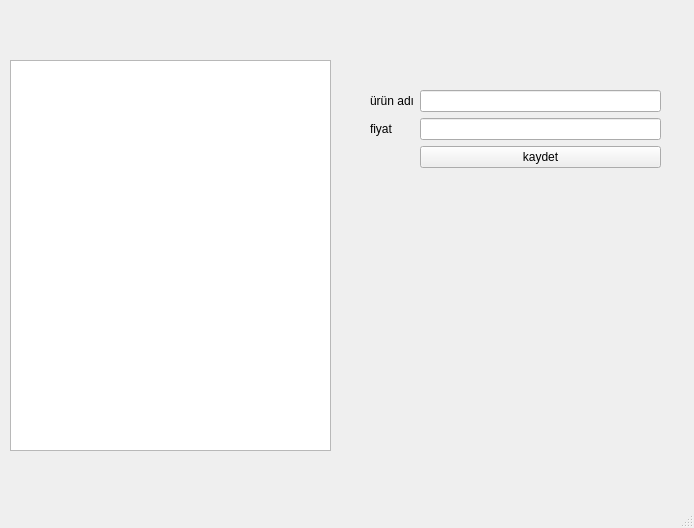
<?xml version="1.0" encoding="UTF-8"?>
<ui version="4.0">
 <class>MainWindow</class>
 <widget class="QMainWindow" name="MainWindow">
  <property name="geometry">
   <rect>
    <x>0</x>
    <y>0</y>
    <width>694</width>
    <height>528</height>
   </rect>
  </property>
  <property name="windowTitle">
   <string>MainWindow</string>
  </property>
  <widget class="QWidget" name="centralwidget">
   <widget class="QTableWidget" name="tableWidget">
    <property name="geometry">
     <rect>
      <x>10</x>
      <y>60</y>
      <width>321</width>
      <height>391</height>
     </rect>
    </property>
   </widget>
   <widget class="QWidget" name="">
    <property name="geometry">
     <rect>
      <x>370</x>
      <y>90</y>
      <width>291</width>
      <height>91</height>
     </rect>
    </property>
    <layout class="QFormLayout" name="formLayout">
     <item row="0" column="0">
      <widget class="QLabel" name="label">
       <property name="text">
        <string>ürün adı</string>
       </property>
      </widget>
     </item>
     <item row="0" column="1">
      <widget class="QLineEdit" name="txt_name"/>
     </item>
     <item row="1" column="0">
      <widget class="QLabel" name="label_2">
       <property name="text">
        <string>fiyat</string>
       </property>
      </widget>
     </item>
     <item row="1" column="1">
      <widget class="QLineEdit" name="txt_price"/>
     </item>
     <item row="2" column="1">
      <widget class="QPushButton" name="btn_kaydet">
       <property name="text">
        <string>kaydet</string>
       </property>
      </widget>
     </item>
    </layout>
   </widget>
  </widget>
  <widget class="QMenuBar" name="menubar">
   <property name="geometry">
    <rect>
     <x>0</x>
     <y>0</y>
     <width>694</width>
     <height>26</height>
    </rect>
   </property>
  </widget>
  <widget class="QStatusBar" name="statusbar"/>
 </widget>
 <resources/>
 <connections/>
</ui>
